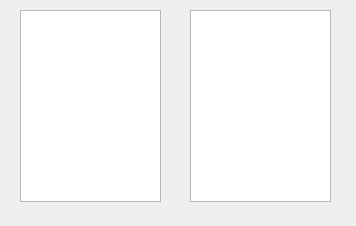
<?xml version="1.0" encoding="UTF-8"?>
<ui version="4.0">
 <class>MainWindow</class>
 <widget class="QMainWindow" name="MainWindow">
  <property name="geometry">
   <rect>
    <x>0</x>
    <y>0</y>
    <width>356</width>
    <height>226</height>
   </rect>
  </property>
  <property name="windowTitle">
   <string>MainWindow</string>
  </property>
  <widget class="QWidget" name="centralwidget">
   <widget class="QListWidget" name="listWidget1">
    <property name="geometry">
     <rect>
      <x>20</x>
      <y>10</y>
      <width>141</width>
      <height>192</height>
     </rect>
    </property>
   </widget>
   <widget class="QListWidget" name="listWidget2">
    <property name="geometry">
     <rect>
      <x>190</x>
      <y>10</y>
      <width>141</width>
      <height>192</height>
     </rect>
    </property>
   </widget>
  </widget>
 </widget>
 <resources/>
 <connections/>
</ui>
